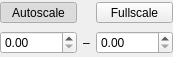
<?xml version="1.0" encoding="UTF-8"?>
<ui version="4.0">
 <class>ImgMinMaxPart</class>
 <widget class="QWidget" name="ImgMinMaxPart">
  <property name="geometry">
   <rect>
    <x>0</x>
    <y>0</y>
    <width>173</width>
    <height>57</height>
   </rect>
  </property>
  <property name="windowTitle">
   <string>ImgMinMaxPart</string>
  </property>
  <layout class="QGridLayout" name="gridLayout" columnstretch="1,0,1">
   <property name="leftMargin">
    <number>0</number>
   </property>
   <property name="topMargin">
    <number>0</number>
   </property>
   <property name="rightMargin">
    <number>0</number>
   </property>
   <property name="bottomMargin">
    <number>0</number>
   </property>
   <item row="1" column="2">
    <widget class="QDoubleSpinBox" name="max_spinbox">
     <property name="keyboardTracking">
      <bool>false</bool>
     </property>
    </widget>
   </item>
   <item row="1" column="1">
    <widget class="QLabel" name="minmax_label">
     <property name="text">
      <string>–</string>
     </property>
    </widget>
   </item>
   <item row="0" column="0">
    <widget class="QToolButton" name="autoscale_button">
     <property name="sizePolicy">
      <sizepolicy hsizetype="Minimum" vsizetype="Fixed">
       <horstretch>0</horstretch>
       <verstretch>0</verstretch>
      </sizepolicy>
     </property>
     <property name="text">
      <string>Autoscale</string>
     </property>
     <property name="checkable">
      <bool>true</bool>
     </property>
     <property name="checked">
      <bool>true</bool>
     </property>
    </widget>
   </item>
   <item row="0" column="2">
    <widget class="QToolButton" name="fullscale_button">
     <property name="sizePolicy">
      <sizepolicy hsizetype="Minimum" vsizetype="Fixed">
       <horstretch>0</horstretch>
       <verstretch>0</verstretch>
      </sizepolicy>
     </property>
     <property name="text">
      <string>Fullscale</string>
     </property>
     <property name="checkable">
      <bool>true</bool>
     </property>
    </widget>
   </item>
   <item row="1" column="0">
    <widget class="QDoubleSpinBox" name="min_spinbox">
     <property name="keyboardTracking">
      <bool>false</bool>
     </property>
    </widget>
   </item>
  </layout>
 </widget>
 <resources/>
 <connections/>
</ui>
